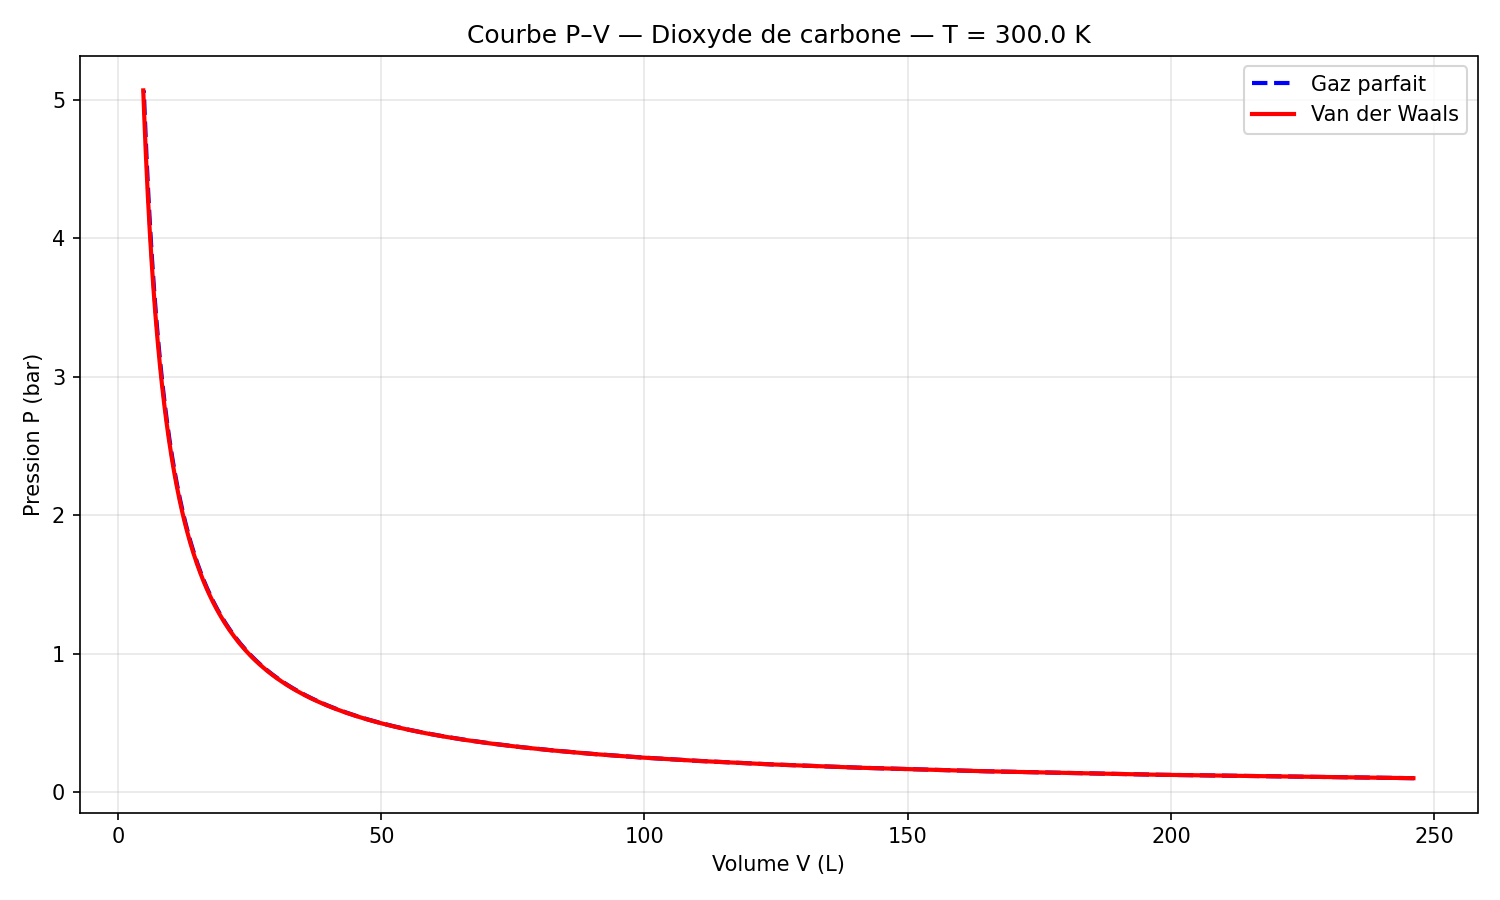

The script that saved this image:
# Module graphique — Courbe P-V
import numpy as np
import matplotlib.pyplot as plt
from gaz_parfait import volume_gaz_parfait
from van_der_waals import volume_vdw

def tracer_graphique(P, T, n, a, b, nom_gaz):
    
    # Plage de pressions
    pressions = np.linspace(P * 0.1, P * 5, 200)
    
    # Calcul des volumes pour chaque pression
    V_parfait = [volume_gaz_parfait(p, T, n) * 1000 for p in pressions]
    V_reel    = [volume_vdw(p, T, n, a, b) * 1000 for p in pressions]

    # Tracé
    plt.figure(figsize=(10, 6))
    plt.plot(V_parfait, pressions/1e5, color="blue", 
             linewidth=2, linestyle="--", label="Gaz parfait")
    plt.plot(V_reel, pressions/1e5, color="red",  
             linewidth=2, label="Van der Waals")

    plt.title(f"Courbe P–V — {nom_gaz} — T = {T} K")
    plt.xlabel("Volume V (L)")
    plt.ylabel("Pression P (bar)")
    plt.legend()
    plt.grid(True, alpha=0.3)
    plt.tight_layout()
    plt.savefig("graphique.png", dpi=150)
    plt.show()
    print("  Graphique sauvegardé : graphique.png")
